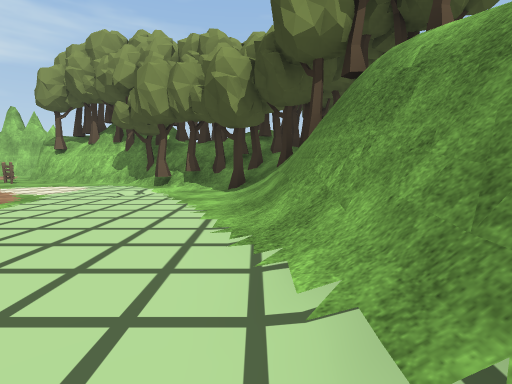
[1] (above)

24 first-person views from a walk through a Unity game level. The camera is 1.2 m above the floor, tilts 6° down and sees 85° across. The floor is counted in squares, 2 m on a side. Each view is taken from the middle of a square. On the plan, view 1 faces up. The plan holds only what a view shows up to about 9 squares ahead; the rest is blank. The place goes on beyond the plan. The player character is not drawn. Some animated figures are not drawn. Some surface patterns are stand-ins.

[2]
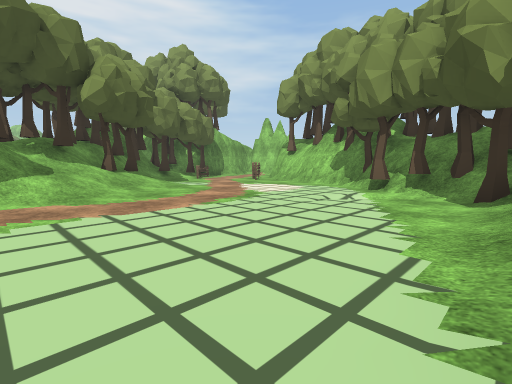

[3]
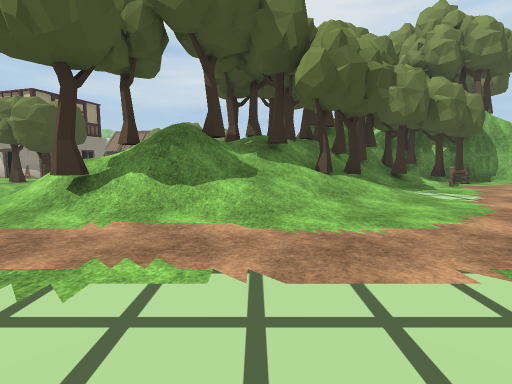

[4]
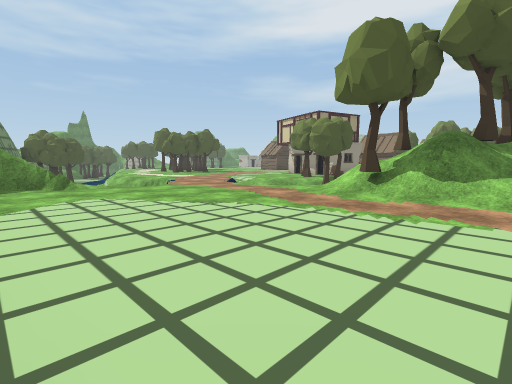

[5]
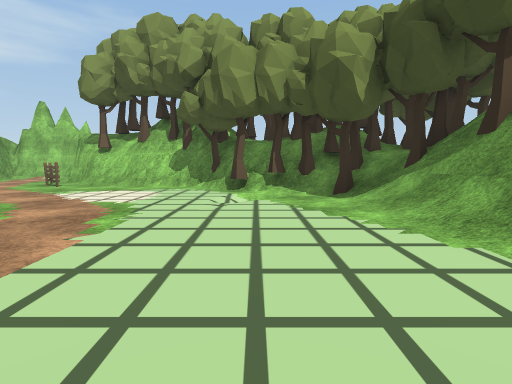

[6]
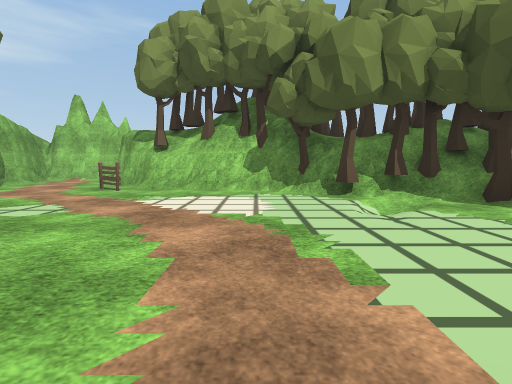

[7]
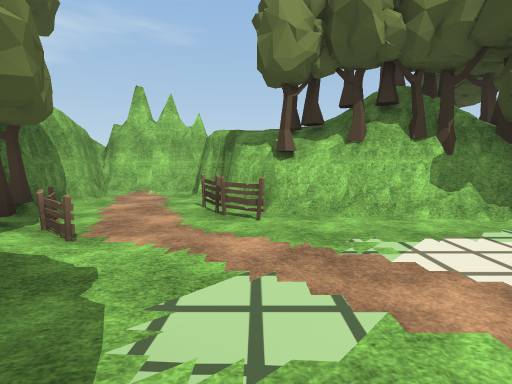

[8]
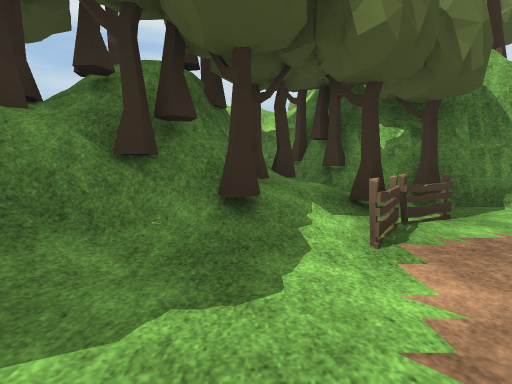

[9]
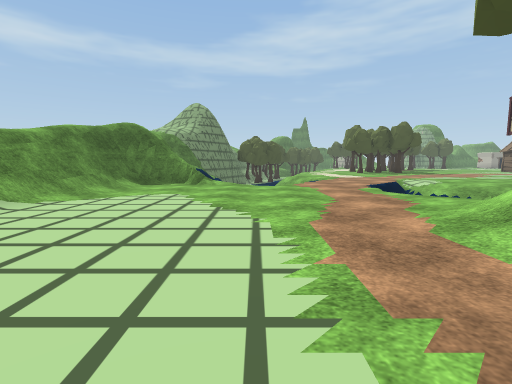

[10]
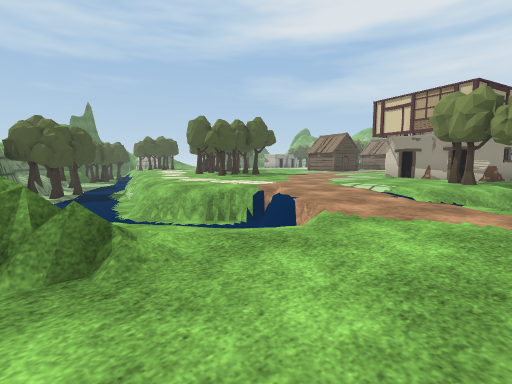

[11]
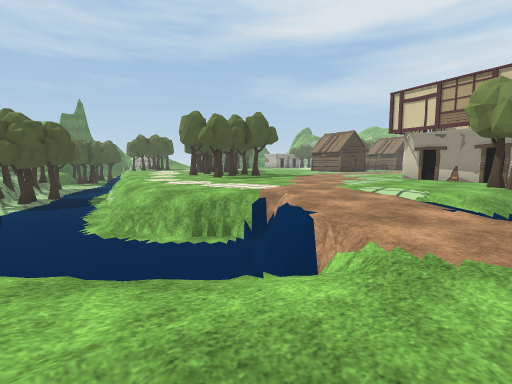

[12]
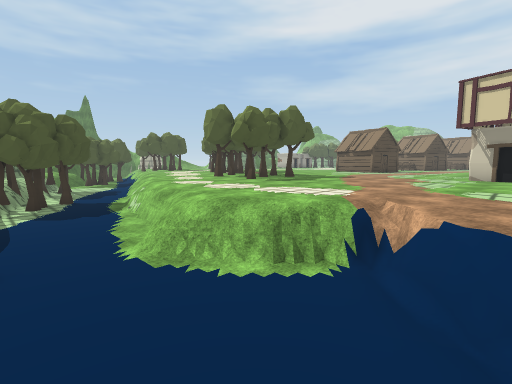

[13]
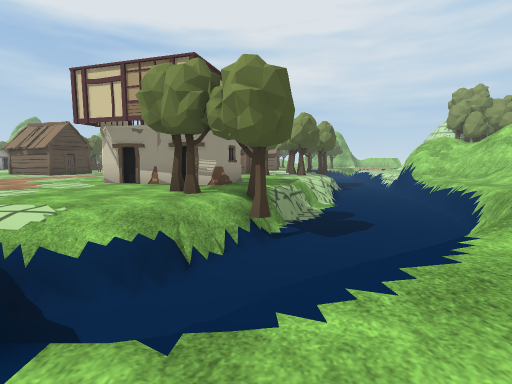

[14]
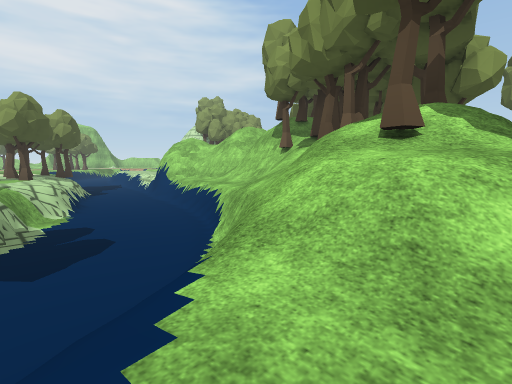

[15]
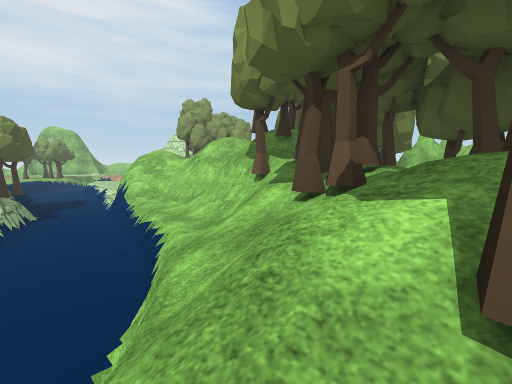

[16]
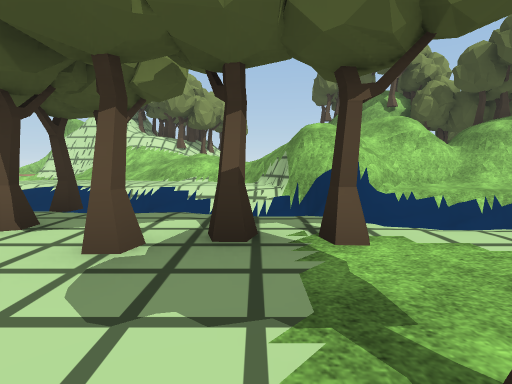

[17]
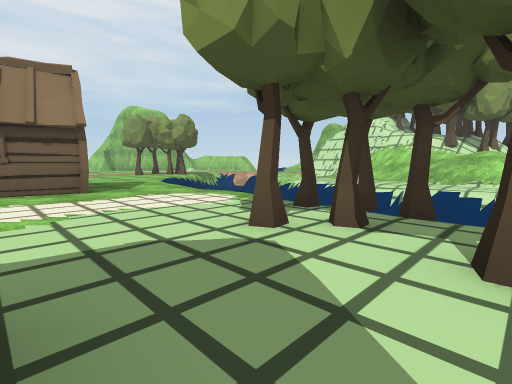

[18]
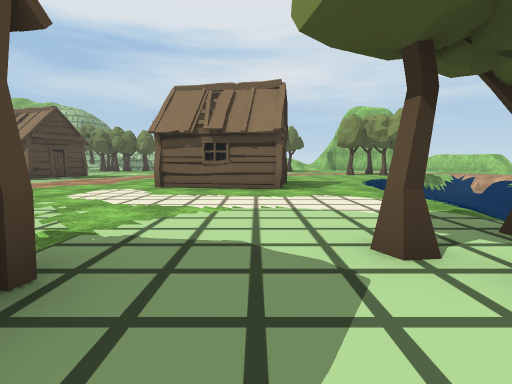

[19]
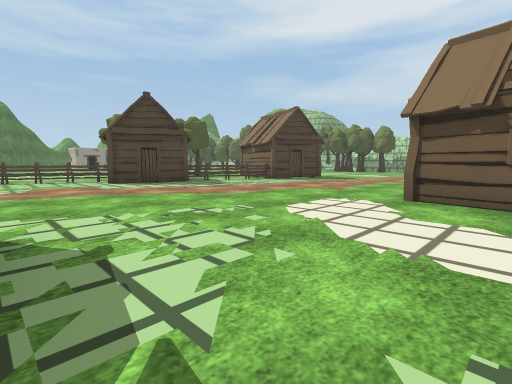

[20]
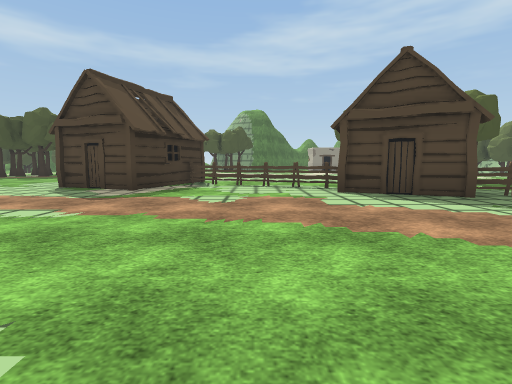

[21]
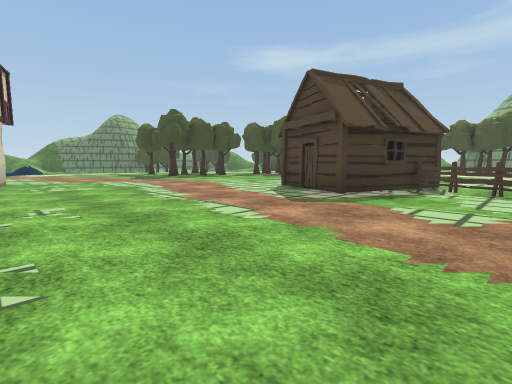

[22]
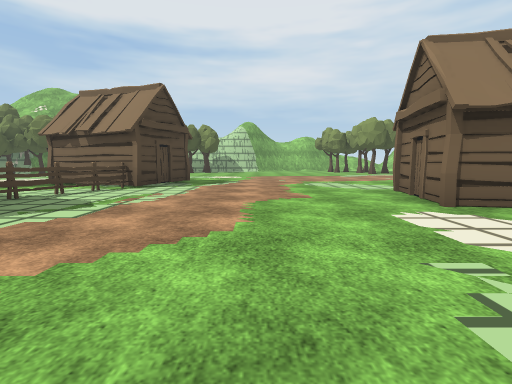

[23]
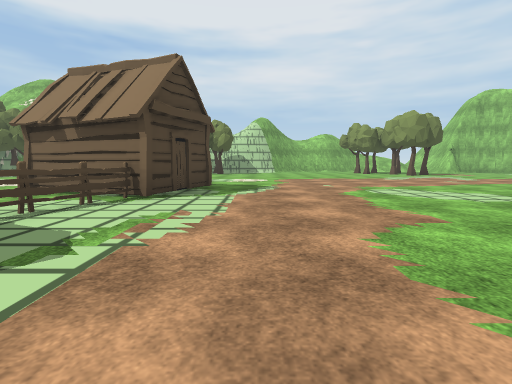

[24]
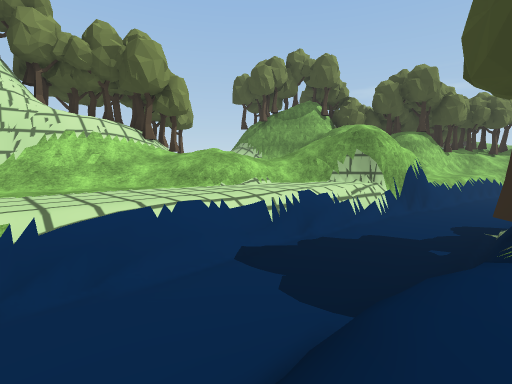

### Floor plan
Key: @ floor where view 1 was taken; # wall or solid block; . main floor; : floor 1.5 m higher than the main floor; - floor 1.5 m lower than the main floor; + floor 2.25 m higher than the main floor; * floor 2.75 m higher than the main floor; % floor 3.5 m higher than the main floor; & floor 3.75 m higher than the main floor; $ floor 4 m higher than the main floor; / step, stairs or slope; = window, fence, low wall or low ledge; v drop or lower ground; T tree; F fence; H hut; O other object.
Columns run from 34 left of view 1 to 3 right of it. Each row starts with its distance up from view 1.
 12           O            ####     TT
 11           O            #..##T$O TT
 10          TTT           #...#TTTTTOO
  9          =&T*T        ##..F#TTTTTTOTT
  8         ##=/T         #TF..F..#TTTTOT
  7         //////      /T#TTF......TTTTTT
  6         .../////    /##TT/......//TTT
  5      // ....///// ///=TTT///....../TTO
  4      v=//......=#//##=TTTTT/....../TTT
  3       -vvvvvvv==#######TTT/T/...../#$
  2         ------  ###===#  TT://..../#%
  1          vvv   ---- #===#TTT//.....#
  0      ../////TT=v=------ == T/T....@
 -1      .......TT...vvv----#= ///.....
 -2 ..   .H.....T.TTT../==--- =//......=
 -3 ....  H..........  ..== --v//......=+
 -4 .....  H.....H..O   .. TT--=/......==
 -5 .....HHH.....       #O.T.v/# ......#=
 -6 .............       ##.T.//=..=//###
 -7 ............         O..../../==/
 -8 ...................O##......#/--
 -9 ............................//---
-10 ..H..........................//--
-11    HFF................ .......#--
-12   H.H.FFH...........    .....//--
-13   HH...  O....H....      ..../---
-14     ..    FF...H..        ...=---
-15     T     ..FF.H ..        ../---
-16           ...HH  ..         //--

Where each view was taken, in squares from view 1:
view 1: 0 up, 0 right, facing up
view 2: 1 up, 0 right, facing up-left
view 3: 2 up, 2 left, facing left
view 4: 2 up, 0 right, facing down-left
view 5: 1 up, 2 left, facing up
view 6: 2 up, 4 left, facing up
view 7: 4 up, 7 left, facing up
view 8: 6 up, 7 left, facing left
view 9: 2 up, 3 left, facing down
view 10: 4 down, 1 left, facing down-left
view 11: 5 down, 2 left, facing down-left
view 12: 7 down, 2 left, facing down-left
view 13: 4 down, 5 left, facing left
view 14: 3 down, 6 left, facing up-left
view 15: 1 down, 7 left, facing up-left
view 16: 4 down, 19 left, facing up
view 17: 4 down, 20 left, facing up-left
view 18: 3 down, 20 left, facing left
view 19: 4 down, 22 left, facing down-left
view 20: 7 down, 23 left, facing down
view 21: 8 down, 23 left, facing down-right
view 22: 8 down, 23 left, facing left
view 23: 9 down, 25 left, facing left
view 24: 0 up, 26 left, facing up-right
